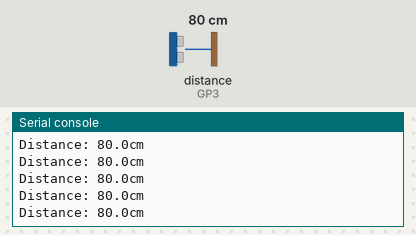
A program run on a simulated Raspberry Pi Pico running MicroPython. Shown: the last lines printed to the serial console. The test bench sets the inputs (shaded band); at power-on: distance to the obstacle (sensor on GP3) 80 cm. The echo pulse lasts 58.3 µs per cm.

Above: at 1.2 s.
1.3 s: distance to the obstacle (sensor on GP3) set to 2 cm
At 1.6 s:
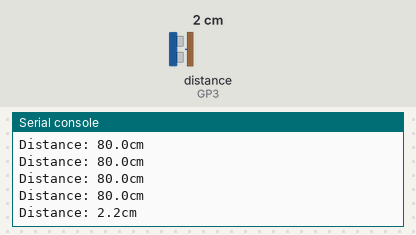
2.8 s: distance to the obstacle (sensor on GP3) set to 4 cm
At 2.8 s:
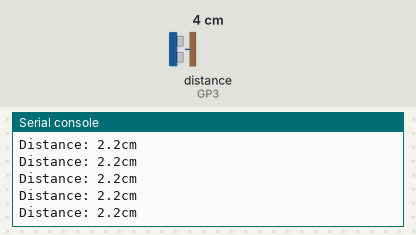
Timing chart, 0 to 5.8 s (numbered marks = the images above; inputs shaded):
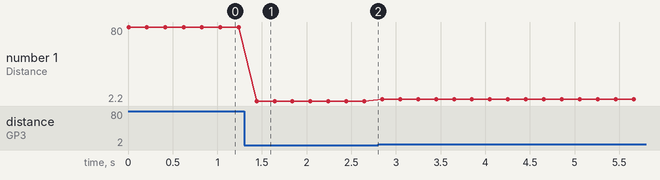

The program:

RPP3_wse.py
```python
from machine import Pin
import utime

#pins
trigger_pin = 2
echo_pin = 3

# Set up trigger pin as output and echo pin as input
trigger = Pin(trigger_pin, Pin.OUT)
echo = Pin(echo_pin, Pin.IN)


def measure_distance():
    trigger.low()
    utime.sleep_us(2)
    trigger.high()
    utime.sleep_us(5)
    trigger.low()

    while echo.value() == 0:
        signal_off = utime.ticks_us()
    while echo.value() == 1:
        signal_on = utime.ticks_us()

    # Calculate time passed
    time_passed = utime.ticks_diff(signal_on, signal_off)
    distance = (time_passed * 0.0343) / 2
    return distance

def print_distance(distance):
    # First line: Distance reading
    print(f"Distance: {distance:.1f}cm")

#main
while True:
    # Print to console for debugging
    print_distance(measure_distance())

    # Update every 0.2 seconds for smooth operation
    utime.sleep(0.2)
```

Measured:
- after the input at 1.3 s, the serial console: prints a new line after 0.14 s (image 1)
- plotted number 1: 80 → 2.2 after the input at 1.3 s, 2.2 → 4 after the input at 2.8 s
